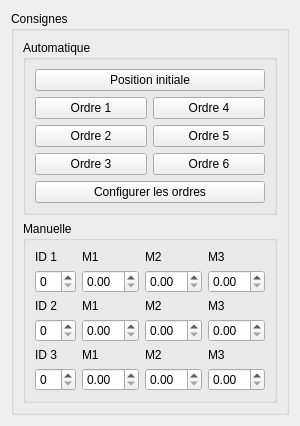
            <widget class="QWidget" name="tab">
             <attribute name="title">
              <string>Bras</string>
             </attribute>
             <layout class="QVBoxLayout" name="verticalLayout_10">
              <item>
               <widget class="QGroupBox" name="groupBox">
                <property name="title">
                 <string>Consignes</string>
                </property>
                <layout class="QVBoxLayout" name="verticalLayout_9">
                 <item>
                  <widget class="QGroupBox" name="groupBox_2">
                   <property name="title">
                    <string>Automatique</string>
                   </property>
                   <layout class="QGridLayout" name="gridLayout_4">
                    <item row="2" column="1">
                     <widget class="QPushButton" name="pushButton_6">
                      <property name="text">
                       <string>Ordre 5</string>
                      </property>
                     </widget>
                    </item>
                    <item row="3" column="1">
                     <widget class="QPushButton" name="pushButton_7">
                      <property name="text">
                       <string>Ordre 6</string>
                      </property>
                     </widget>
                    </item>
                    <item row="2" column="0">
                     <widget class="QPushButton" name="pushButton_3">
                      <property name="text">
                       <string>Ordre 2</string>
                      </property>
                     </widget>
                    </item>
                    <item row="0" column="0" colspan="2">
                     <widget class="QPushButton" name="pushButton">
                      <property name="text">
                       <string>Position initiale</string>
                      </property>
                     </widget>
                    </item>
                    <item row="1" column="1">
                     <widget class="QPushButton" name="pushButton_5">
                      <property name="text">
                       <string>Ordre 4</string>
                      </property>
                     </widget>
                    </item>
                    <item row="1" column="0">
                     <widget class="QPushButton" name="pushButton_2">
                      <property name="text">
                       <string>Ordre 1</string>
                      </property>
                     </widget>
                    </item>
                    <item row="3" column="0">
                     <widget class="QPushButton" name="pushButton_4">
                      <property name="text">
                       <string>Ordre 3</string>
                      </property>
                     </widget>
                    </item>
                    <item row="4" column="0" colspan="2">
                     <widget class="QPushButton" name="pushButton_8">
                      <property name="text">
                       <string>Configurer les ordres</string>
                      </property>
                     </widget>
                    </item>
                   </layout>
                  </widget>
                 </item>
                 <item>
                  <widget class="QGroupBox" name="groupBox_3">
                   <property name="title">
                    <string>Manuelle</string>
                   </property>
                   <layout class="QVBoxLayout" name="verticalLayout_11">
                    <item>
                     <layout class="QGridLayout" name="gridLayout_7">
                      <item row="0" column="0">
                       <widget class="QLabel" name="label_3">
                        <property name="text">
                         <string>ID 1</string>
                        </property>
                       </widget>
                      </item>
                      <item row="1" column="0">
                       <widget class="QSpinBox" name="spinBox"/>
                      </item>
                      <item row="1" column="1">
                       <widget class="QDoubleSpinBox" name="doubleSpinBox_3"/>
                      </item>
                      <item row="1" column="3">
                       <widget class="QDoubleSpinBox" name="doubleSpinBox"/>
                      </item>
                      <item row="1" column="2">
                       <widget class="QDoubleSpinBox" name="doubleSpinBox_2"/>
                      </item>
                      <item row="0" column="1">
                       <widget class="QLabel" name="label_10">
                        <property name="text">
                         <string>M1</string>
                        </property>
                       </widget>
                      </item>
                      <item row="0" column="2">
                       <widget class="QLabel" name="label_11">
                        <property name="text">
                         <string>M2</string>
                        </property>
                       </widget>
                      </item>
                      <item row="0" column="3">
                       <widget class="QLabel" name="label_12">
                        <property name="text">
                         <string>M3</string>
                        </property>
                       </widget>
                      </item>
                     </layout>
                    </item>
                    <item>
                     <layout class="QGridLayout" name="gridLayout_11">
                      <item row="0" column="0">
                       <widget class="QLabel" name="label_8">
                        <property name="text">
                         <string>ID 2</string>
                        </property>
                       </widget>
                      </item>
                      <item row="1" column="0">
                       <widget class="QSpinBox" name="spinBox_5"/>
                      </item>
                      <item row="1" column="1">
                       <widget class="QDoubleSpinBox" name="doubleSpinBox_13"/>
                      </item>
                      <item row="1" column="2">
                       <widget class="QDoubleSpinBox" name="doubleSpinBox_14"/>
                      </item>
                      <item row="1" column="3">
                       <widget class="QDoubleSpinBox" name="doubleSpinBox_15"/>
                      </item>
                      <item row="0" column="1">
                       <widget class="QLabel" name="label_13">
                        <property name="text">
                         <string>M1</string>
                        </property>
                       </widget>
                      </item>
                      <item row="0" column="2">
                       <widget class="QLabel" name="label_15">
                        <property name="text">
                         <string>M2</string>
                        </property>
                       </widget>
                      </item>
                      <item row="0" column="3">
                       <widget class="QLabel" name="label_18">
                        <property name="text">
                         <string>M3</string>
                        </property>
                       </widget>
                      </item>
                     </layout>
                    </item>
                    <item>
                     <layout class="QGridLayout" name="gridLayout_12">
                      <item row="0" column="0">
                       <widget class="QLabel" name="label_9">
                        <property name="text">
                         <string>ID 3</string>
                        </property>
                       </widget>
                      </item>
                      <item row="1" column="0">
                       <widget class="QSpinBox" name="spinBox_6"/>
                      </item>
                      <item row="1" column="1">
                       <widget class="QDoubleSpinBox" name="doubleSpinBox_16"/>
                      </item>
                      <item row="1" column="2">
                       <widget class="QDoubleSpinBox" name="doubleSpinBox_17"/>
                      </item>
                      <item row="1" column="3">
                       <widget class="QDoubleSpinBox" name="doubleSpinBox_18"/>
                      </item>
                      <item row="0" column="1">
                       <widget class="QLabel" name="label_14">
                        <property name="text">
                         <string>M1</string>
                        </property>
                       </widget>
                      </item>
                      <item row="0" column="2">
                       <widget class="QLabel" name="label_16">
                        <property name="text">
                         <string>M2</string>
                        </property>
                       </widget>
                      </item>
                      <item row="0" column="3">
                       <widget class="QLabel" name="label_17">
                        <property name="text">
                         <string>M3</string>
                        </property>
                       </widget>
                      </item>
                     </layout>
                    </item>
                   </layout>
                  </widget>
                 </item>
                </layout>
               </widget>
              </item>
             </layout>
            </widget>
